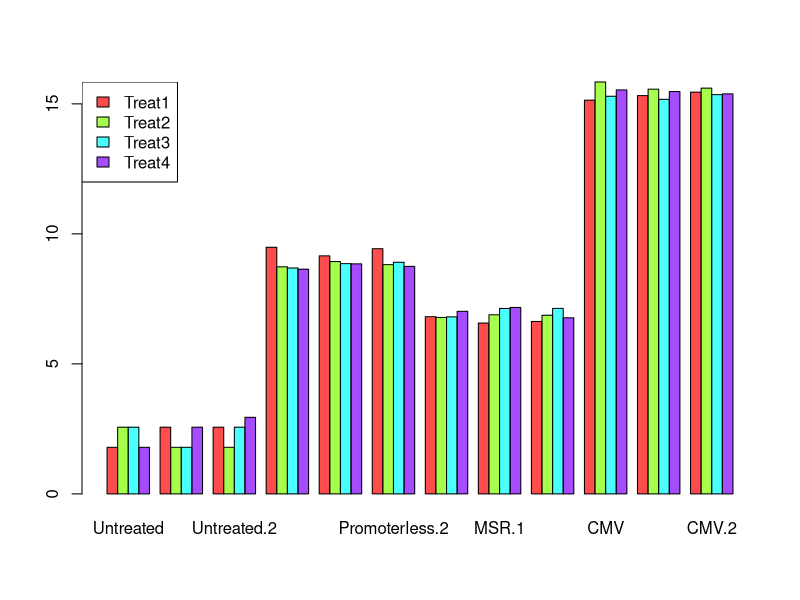
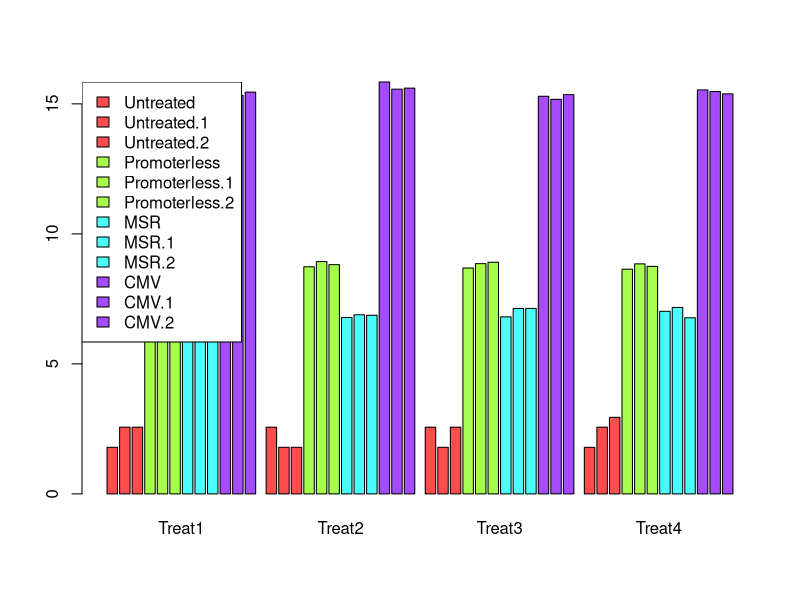
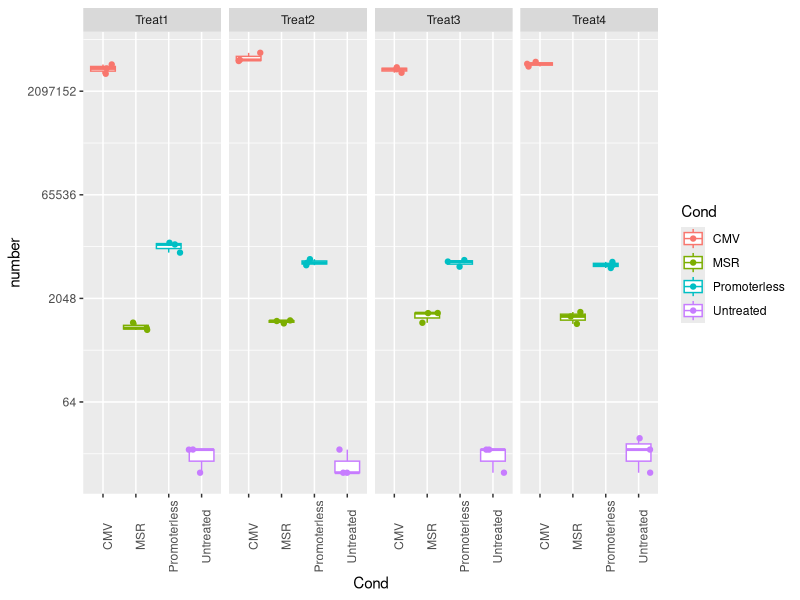
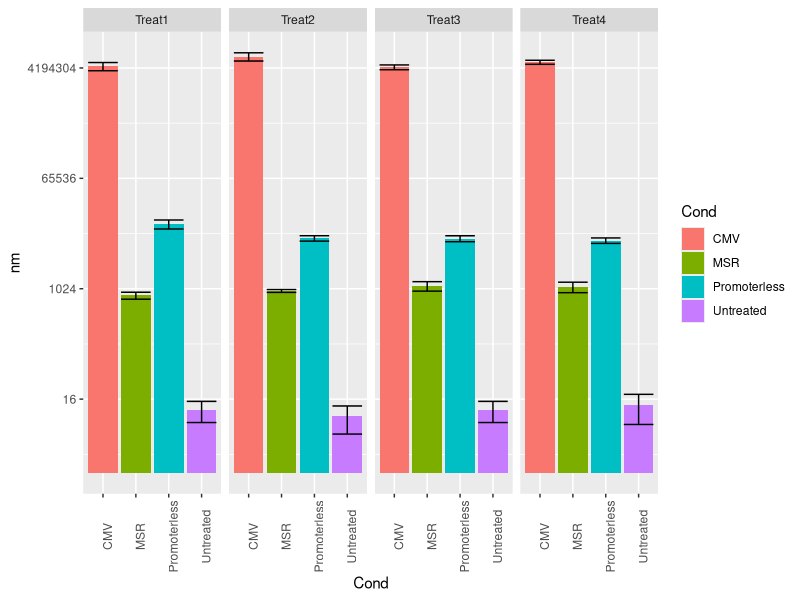

These charts were generated, in order, by the following R code:
## ---- chunk 1
# notice: use first column as row.names
D=read.delim2("../data/luciferase.tsv", row.names=1)
D
## ---- chunk 2
M=as.matrix(log(D))
## ---- chunk 3
palette(rainbow(4,alpha=0.7)) # set some palette for color mapping

barplot(M, beside = TRUE, col=1:4)
legend("topleft", legend = rownames(M),  fill = 1:4)

# Taking the transpose (t(M) below) may be somwhat closer to the desired output
cols=rep(1:4, each=3)  # define colours
sp=c(0.2, 1)           # control the gap between the bars
barplot(t(M), beside = TRUE, col=cols, space = sp)
legend("topleft", legend = colnames(M),  fill = cols)
# Notice that the colour assignment assumes a specific order an implicit understanding of the data
## ---- chunk 4
library(tidyverse)  # this package (and dependencies) will have to be installed before

# now keep the Treatment as column (c.f. the first efforts)

D=read.delim2("../data/luciferase.tsv") 
## ---- chunk 5
D %>% gather(Cond, number, -Treatment) %>% head  # just print the head for now (might be a big data set)
## ---- chunk 6
# thankfully this is easy (just remove suffix .1 and .2) --> mutate and use regexp
D = D %>% gather(Cond, number, -Treatment) %>% mutate(Cond=str_remove(Cond,".\\d"))
## ---- chunk 7
ggplot(D, aes(x=Cond, y=number, colour=Cond)) +
  geom_boxplot() +                              # a boxplot summary
  geom_jitter() +                               # add actual data points
  scale_y_continuous(trans = 'log2') +          # on a logarithmic scale
  facet_grid(~Treatment)  +                     # "facet" over treatments
  theme(axis.text.x = element_text(angle = 90)) # use theme to change axis labels/angles
## ---- chunk 8
# First define some mean number (mn) and standard deviation (nd) for each combination (Treatment, Cond)
Db = D %>% group_by(Treatment, Cond) %>% summarize(nm=mean(number), nd=sd(number))

ggplot(Db, aes(x=Cond, y=nm, fill=Cond)) +
  geom_bar(stat="identity") +                         # plots barplot
  geom_errorbar(aes(ymin=nm-nd, ymax=nm+nd)) +        # adds errorbar
  scale_y_continuous(trans = 'log2') +                # log. scale
  facet_grid(~Treatment) +                          
  theme(axis.text.x = element_text(angle = 90))       # use theme() to change axis labels/angles
